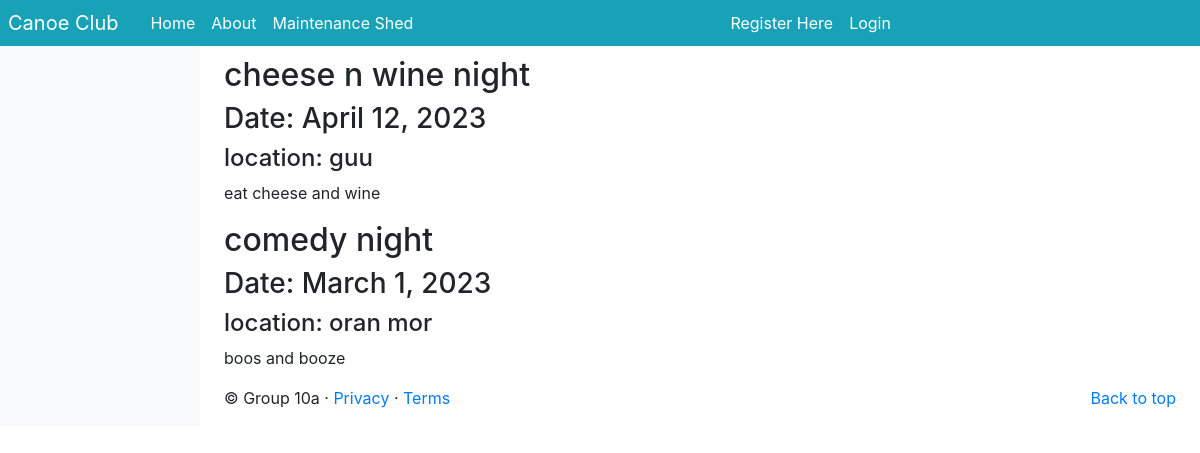
The app's page /canoe_club/socials/ with its own data.
### canoe_club/models.py (models this page shows, shortened)
class Social(models.Model):
    NAME_MAX_LENGTH = 255
    DETAILS_MAX_LENGTH = 255
    name = models.CharField(max_length=NAME_MAX_LENGTH)
    date = models.DateField()
    details = models.CharField(max_length=DETAILS_MAX_LENGTH)
    location = models.CharField(max_length=128)

### canoe_club/views.py (the view)
# urls.py: path('socials/', views.socials, name='socials'), #has view
def socials(request):
    today = datetime.datetime.today()
    social_list = Social.objects.order_by("-date")
    context_dixt = {}
    context_dixt["socials"] = social_list
    return render(request, "canoe_club/socials.html", context_dixt)

### templates/canoe_club/socials.html (shortened to what this page needs)
{% extends "canoe_club/base.html" %}
{% block body_block %}
<h1>Socials</h1>
<div>
    {% if socials %}
    {% for social in socials %}
    <h2>{{ social.name }}</h2>
    <h3>Date: {{ social.date }}</h3>
    <h4>location: {{ social.location }} </h4>
    <p> {{ social.details }} <p>
    {% endfor %}
    {% else %}
    <strong>There are no socials</strong>
    {%endif%}
</div>
{% endblock %}

### records on screen
Social: name "cheese n wine night", date "April 12, 2023", location "guu", details "eat cheese and wine"
Social: name "comedy night", date "March 1, 2023", location "oran mor", details "boos and booze"
